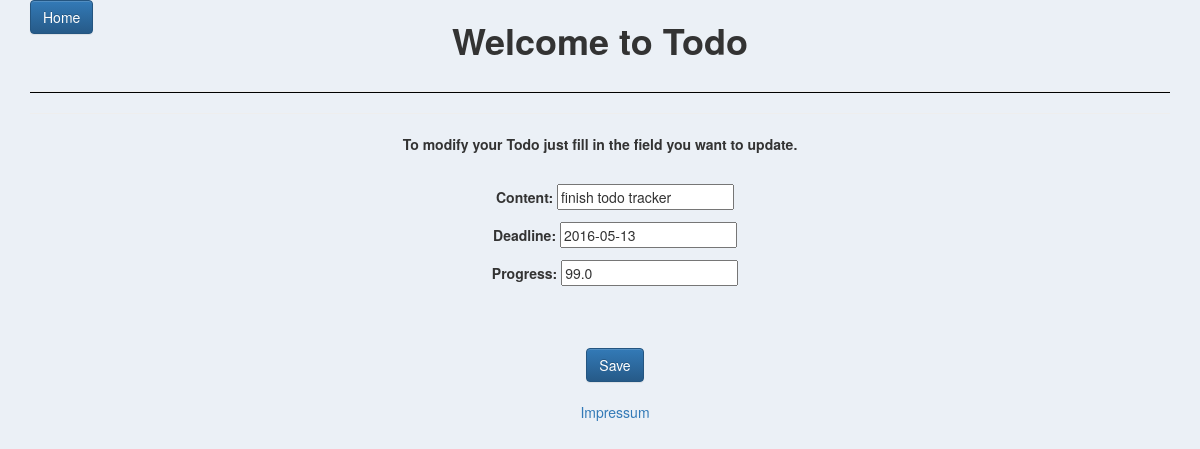
The page /todo/1/ on the database its author committed.
### todo/models.py (models this page shows, shortened)
class Todo(models.Model):
	content = models.CharField(max_length=160)
	deadline = models.DateField(default=timezone.now)
	progress = models.FloatField()

### todo/views.py (the view)
# urls.py: url(r'^todo/(?P<pk>\d+)/$', views.todo_edit, name='todo_edit'),
def todo_edit(request, pk):
    todo = get_object_or_404(Todo, pk=pk)
    if request.method == "POST":
        form = TodoForm(request.POST, instance=todo)
        if form.is_valid():
            form.save()
            return redirect('todo_list')
    else:
        form = TodoForm(instance=todo)
    return render(request, 'todo/todo_edit.html', {'form': form})

### todo/forms.py
class TodoForm(forms.ModelForm):
    class Meta:
        model = Todo
        deadline = forms.DateField(input_formats=['%d.%m.%Y', '%Y-%m-%d'])
        fields = ['content', 'deadline', 'progress']

### todo/templates/todo/todo_edit.html
{% extends 'todo/base.html' %}
{% block content %}
			<p class="text-center"><b>To modify your Todo just fill in the field you want to update.</b><br><br></p>
			<div class="container">
			<form method="POST" class="text-center">{% csrf_token %}
                    {{ form.as_p }}
                    <div class="col-xs-12" style="height:50px;"></div>
                    <div class="row">
                        <button type="submit" class="btn btn-primary btn">Save</button>
                        <p class="text-center" style="height:25px">
                            <a href="{% url 'todo_impr' %}"><br>Impressum</a>
                        </p>
                    </div>
			</form>
			</div>
{% endblock %}

### rows shown on the page
Todo: content "finish todo tracker", deadline "2016-05-13", progress "99.0"
